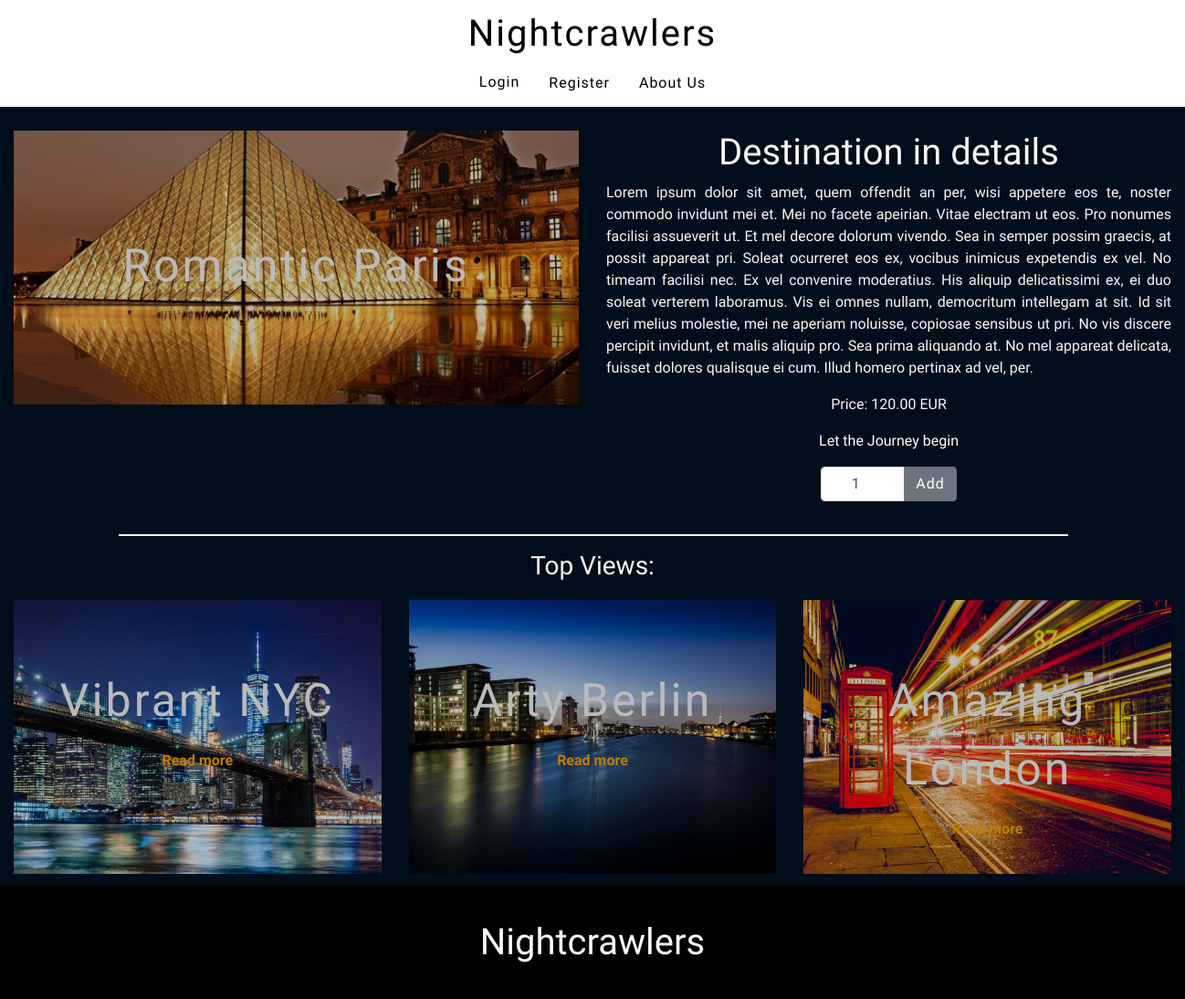
Page /destination/6/ on the committed database.
### core/models.py (models this page shows, shortened)
class Destination(models.Model):
    AFRICA = 'africa'
    ASIA = 'asia'
    EUROPE = 'europe'
    AMERICAS = 'americas'
    OCEANIA = 'oceania'
    CONTINENT = (
        (AFRICA, 'africa'),
        (ASIA, 'asia'),
        (EUROPE, 'europe'),
        (AMERICAS, 'americas'),
        (OCEANIA, 'oceania')
    )
    name = models.CharField(max_length=20)
    description = models.TextField()
    price = models.DecimalField(max_digits=6, decimal_places=2)
    discount_price = models.DecimalField(max_digits=6, decimal_places=2, blank=True, null=True)
    image = models.ImageField(default='default.jpg', upload_to='upload_pics')
    continent = models.CharField(max_length=20, choices=CONTINENT, default=EUROPE, blank=True, null=True)
    active = models.BooleanField(default=True)
    views = models.IntegerField(default=0)

### core/views.py (the view)
# urls.py: path('destination/<int:pk>/', DestinationDetailView.as_view(), name='destination'),
class DestinationDetailView(DetailView):
    model = Destination
    template_name = "destination.html"
    def get_context_data(self, **kwargs):
        context = super(DetailView, self).get_context_data(**kwargs)
        obj = self.get_object()
        obj.views += 1
        obj.save()
        return context

### core/contexts.py (called while the page is built)
def filtered_destinations(request):
    filtered_destinations = Destination.objects.order_by('views')[0:3]
    return {'filtered_destinations': filtered_destinations}

### core/templates/destination.html (shortened to what this page needs)
{% extends 'base.html' %}
{% load bootstrap_tags %}
{% block content %}
<div class="container-fluid" style="background-color: #000d1a">
    <div class="row">
        <div class="col-sm-12 col-md-6" style="padding-top: 2%">
            <div class="destination-image" style="background-image: url('{{ MEDIA_URL }}{{ destination.image.url }}')">
                <p class="city-name2 text-center">{{ object.name }}</p>
            </div>
        </div>
        <div class="col-sm-12 col-md-6" style="padding-top: 2%">
            <h1 class="text-center">Destination in details</h1>
            <p class="text-justify">{{ object.description }}</p>
            <p class="text-center register-reset">Price: {{ object.price }} EUR</p>
            {% if object.discount_price == 0 %}
                <p class="text-center" style="color: #ffffff">Let the Journey begin</p>
            {% else %}
                <p class="text-center" style="color: #ffffff"><span class="badge badge-success">You save</span> {{ object.discount_price }} EUR</p>
            {% endif %}
            <form class="destination-form" method='GET' action="{% url 'edit_cart' object.id %}">
                <div class="input-group mb-3" style="width: 30%">
                    <input type="number" class="form-control" name="qty" value="1" min="0">
                    <div class="input-group-append">
                        <input class="btn btn-secondary" style="width: 100%" type="submit" value="Add"/>
                    </div>
                </div>
            </form>
        </div>
        <hr>
    </div>
</div>
<div class="d-none d-sm-block container-fluid" style="background-color: #000d1a">
    <h3 class="text-center">Top Views:</h3>
    <div class="row">
        {% for filtered in filtered_destinations %}
            <div class="top-picks col-md-4">
                <div class="destination-image" style="background-image: url('{{ MEDIA_URL }}{{ filtered.image.url }}')">
                    <p class="city-name2 text-center">{{ filtered.name }}</p>
                    <p class="register-reset text-center">
                        <strong><a style="color: orange" href="{% url 'destination' filtered.id %}">Read more</a></strong>
                    </p>
                </div>
            </div>
        {% endfor %}
    </div>
</div>
{% endblock %}
{% block footer %}
<div class="container-fluid" style="background-color: #000000">
    <div class="row">
         <div class="col-sm-12">
            <h1 class="footer-header text-center" style="color: #f8f8f8">Nightcrawlers</h1>
         </div>
    </div>
</div>
{% endblock %}

### core/templates/base.html (shortened to what this page needs)
{% load static from staticfiles %}
{% load bootstrap_tags %}
<!DOCTYPE html>
<html lang="en">
<head>
    <link rel="stylesheet" href="https://stackpath.bootstrapcdn.com/bootstrap/4.3.1/css/bootstrap.min.css"/>
    <link rel="stylesheet" href="{% static 'css/styles.css' %}" type="text/css"/>
</head>
    <body>
        {% include 'navbar.html' %}
        {% block content %}{% endblock content %}
        {% block footer %}{% endblock footer %}
    </body>
</html>

### core/templates/navbar.html (shortened to what this page needs)
{% load bootstrap_tags %}
{% load static from staticfiles %}
<div class="d-none d-sm-block container-fluid">
    <h3 class="title text-center"><a href="{% url 'index' %}">Nightcrawlers</a></h3>
    <ul class="nav justify-content-center">
    {% if user.is_authenticated %}
      <li class="nav-item">
          <a class="nav-link" href="{% url 'cart' %}">Cart <span class="badge badge-success">{{ request.session.dest_total }}</span></a>
      </li>
      <li class="nav-item">
        <a class="nav-link" href="{% url 'profile' %}">Profile</a>
      </li>
      <li class="nav-item">
        <a class="nav-link" href="{% url 'logout' %}">Logout</a>
      </li>
    {% else %}
      <li class="nav-item">
        <a class="nav-link" href="{% url 'login' %}">Login</a>
      </li>
      <li class="nav-item">
        <a class="nav-link" href="{% url 'register' %}">Register</a>
      </li>
        {% endif %}
      <li class="nav-item">
        <a class="nav-link" href="{% url 'aboutus' %}">About Us</a>
      </li>
    </ul>
</div>

### static/css/styles.css (style rules this page uses)
html { scroll-behavior: smooth; overflow-x: hidden; }
h1, h2, h3, h4, h5, p, a, form { font-family: 'Heebo', sans-serif; color: #f8f8f8; }
.title { margin-top: 1%; font-size: 40px; letter-spacing: 2px; }
.title a { color: #000000; text-decoration: none; border-bottom: 1px solid transparent; transition: border 800ms ease; }
.nav-link { color: #000000; letter-spacing: 1px; margin-top: 2%; margin-bottom: 5%; text-decoration: none; border-bottom: 1px solid transparent; transition: border 800ms ease; }
.city-name2 { padding-top: 18%; letter-spacing: 3px; color: #f8f8f8; font-size: 50px; }
.destination-form { margin-top: 1%; margin-bottom: 3%; margin-left: 38%; }
form { margin-top: 15%; margin-left: 10%; width: 80%; text-align: center; letter-spacing: 1px; color: #f8f8f8; }
form input { text-align: center; letter-spacing: 1px; }
hr { border: 1px solid #f8f8f8; margin-left: 10%; width: 80%; }
.register-reset { color: #f8f8f8; }
.register-reset a { color: #f8f8f8; text-decoration: none; border-bottom: 1px solid transparent; transition: border 800ms ease; }
.btn { width: 30%; letter-spacing: 1px; margin-bottom: 2%; }
.destination-image { height: 300px; background-repeat: no-repeat; background-size: cover; background-position: center; filter: brightness(75%); }
.top-picks { padding-top: 1%; padding-bottom: 1%; }
.footer-header { margin-top: 3%; margin-bottom: 3%; }

### rows in the picture
Destination: image (picture), name "Romantic Paris", description "Lorem ipsum dolor sit amet, quem offendit an per, wisi appetere eos te, noster commodo invidunt mei et. Mei no facete apeirian. Vitae electram ut eos. Pro nonumes facilisi assueverit ut. Et mel decore dolorum vivendo. Sea in semper possim graecis, at possit appareat pri. Soleat ocurreret eos ex, vocibus inimicus expetendis ex vel. No timeam facilisi nec. Ex vel convenire moderatius. His aliquip delicatissimi ex, ei duo soleat verterem laboramus. Vis ei omnes nullam, democritum intellegam at sit. Id sit veri melius molestie, mei ne aperiam noluisse, copiosae sensibus ut pri. No vis discere percipit invidunt, et malis aliquip pro. Sea prima aliquando at. No mel appareat delicata, fuisset…", price "120.00"
Destination: image (picture), name "Vibrant NYC"
Destination: image (picture), name "Arty Berlin"
Destination: image (picture), name "Amazing London"
